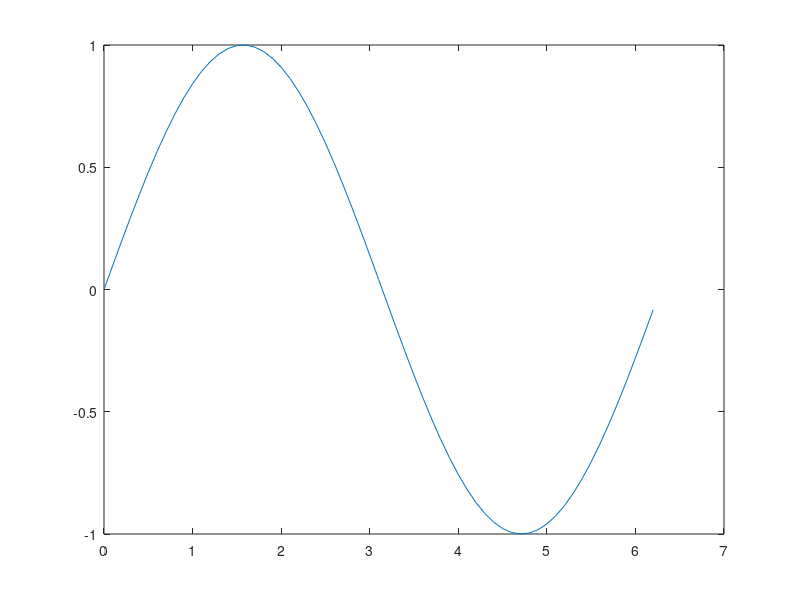

Recreate this plot in MATLAB.
clear;
clc;
% Simple ploting b/w two co-ordinate
x = [2,5,6,8,4];
y = [4,7,2,1,4];
plot(x,y)       % plot function is used for ploting in 2D. A graph will appear in right side of editor.

% plot the graph of sin(x) between [0:2*pi]
x = [0:0.1:2*pi];
y = sin(x);
plot(x,y)

